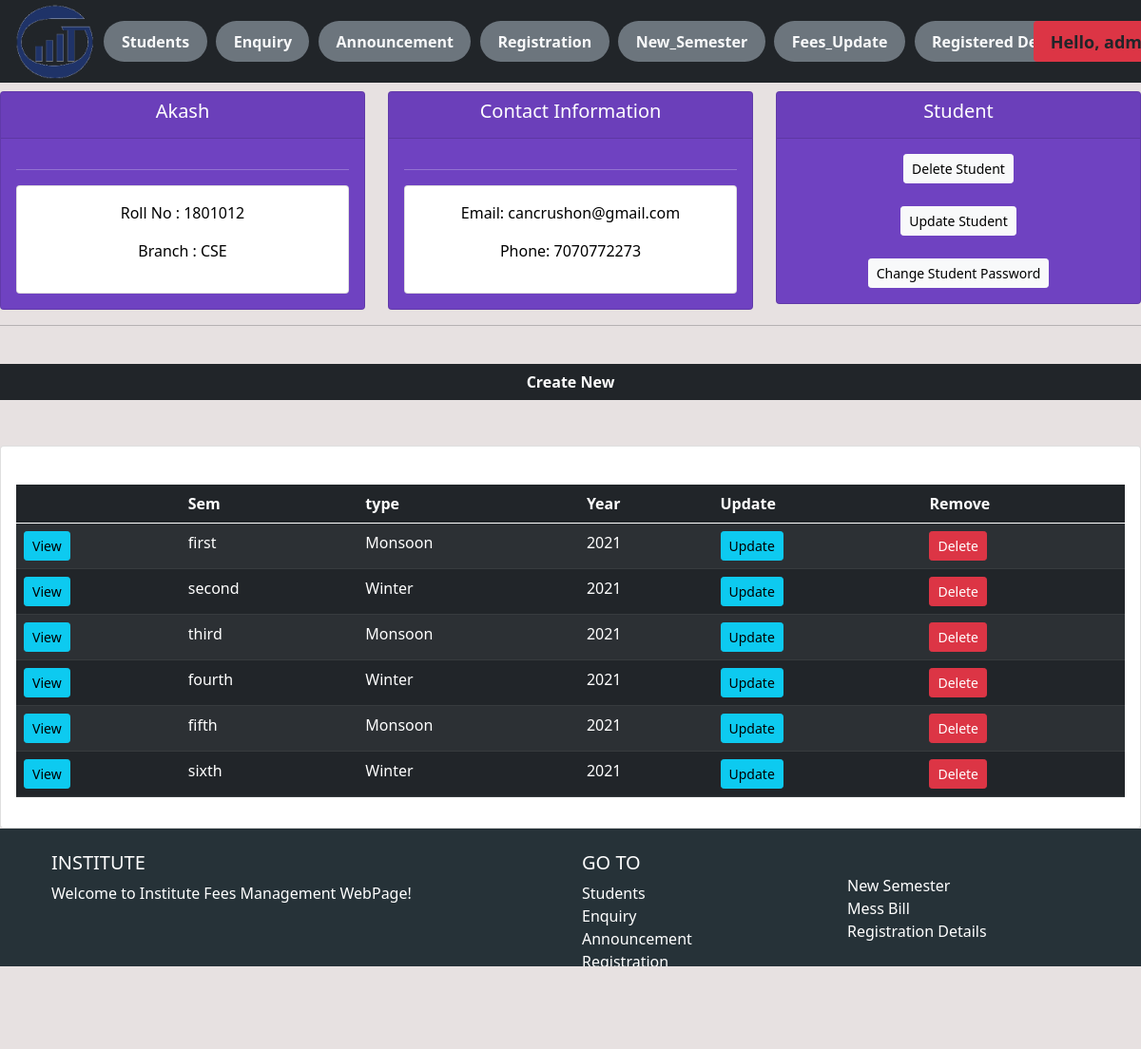
Page /students/1801012/ (signed in) on the committed database.
### fees/models.py (models this page shows, shortened)
class Student(models.Model):
    BranchType = models.TextChoices('BranchType', 'CSE ECE')
    date = [str(x) for x in range(2013,2050)]
    date=' '.join(date)
    YearType = models.TextChoices('YearType', date)
    CourseType = models.TextChoices('CourseType', 'B_Tech M_Tech Phd')
    user = models.OneToOneField(User, null=True, on_delete=models.CASCADE)
    roll = models.CharField('Roll_No', max_length=7, primary_key=True, blank=False)
    firstname = models.CharField('First_Name', max_length=250, blank=False)
    middlename = models.CharField('Middle_Name', max_length=250, null=True, blank=True)
    lastname = models.CharField('Last_Name', max_length=250, null=True, blank=True)
    email = models.EmailField('Email', max_length=250, blank=False)
    phone = models.CharField('Phone', max_length=15, blank=False)
    branch = models.CharField('Branch', max_length=3, blank=False, choices=BranchType.choices)
    Year = models.CharField('Year', max_length=4, blank=False, choices=YearType.choices)
    course = models.CharField('Course', max_length=7, blank=False, choices=CourseType.choices)
    datecreated = models.DateTimeField(auto_now_add=True, null=True)
    template = '{} {}'

class Semester(models.Model):
    date = [str(x) for x in range(2013,2050)]
    date=' '.join(date)
    SemesterType = models.TextChoices('SemesterType', 'first second third fourth fifth sixth seventh eighth')
    Monsoon_WinterType = models.TextChoices('Monsoon_WinterType', 'Monsoon Winter')
    PaidType = models.TextChoices('PaidType', 'NotPaid Paid')
    YearType = models.TextChoices('YearType', date)
    MonthType = models.TextChoices('MonthType', 'Jan Feb Mar Apr May Jun Jul Aug Sept Oct Nov Dec')
    roll = models.ForeignKey(Student, on_delete=models.CASCADE, blank=False)
    semestertype = models.CharField('Semester_type', max_length=50, blank=False, choices=SemesterType.choices)
    monsoon_wintertype = models.CharField('Monsoon_or_Winter', max_length=50, blank=False, choices=Monsoon_WinterType.choices)
    Year = models.CharField('Year', max_length=50, blank=False, choices=YearType.choices)
    datecreated = models.DateTimeField(auto_now_add=True, null=True)
    tution_fee = models.CharField('Tution_Fee', max_length=50, null=True, blank=True, default='0')
    hostel_fee = models.CharField('Hostel_Fee', max_length=50, null=True, blank=True, default='0')
    mon_1 = models.CharField('Mon_1', max_length=50, null=True, choices=MonthType.choices, blank=True)
    mon_1_amount = models.CharField('Mon_1_amount', max_length=50, null=True, blank=True, default='0')
    mon_2 = models.CharField('Mon_2', max_length=50, null=True, choices=MonthType.choices, blank=True)
    mon_2_amount = models.CharField('Mon_2_amount', max_length=50, null=True, blank=True, default='0')
    mon_3 = models.CharField('Mon_3', max_length=50, null=True, choices=MonthType.choices, blank=True)
    mon_3_amount = models.CharField('Mon_3_amount', max_length=50, null=True, blank=True, default='0')
    mon_4 = models.CharField('Mon_4', max_length=50, null=True, choices=MonthType.choices, blank=True)
    mon_4_amount = models.CharField('Mon_4_amount', max_length=50, null=True, blank=True, default='0')
    mon_5 = models.CharField('Mon_5', max_length=50, null=True, choices=MonthType.choices, blank=True)
    mon_5_amount = models.CharField('Mon_5_amount', max_length=50, null=True, blank=True, default='0')
    mon_6 = models.CharField('Mon_6', max_length=50, null=True, choices=MonthType.choices, blank=True)
    mon_6_amount = models.CharField('Mon_6_amount', max_length=50, null=True, blank=True, default='0')
    extra_charges = models.TextField("Extra Charges", null=True, blank=True, default='None')
    extra_charges_amount = models.CharField('Extra Charge Amount', max_length=50, default = '0', blank=True)
    total_payment = models.CharField('Total Payment', max_length=50, null=True, blank=True, default='0')
    total_paid = models.CharField('Total paid',max_length=50, null=True, blank=True, default='0')
    dues = models.CharField('Dues', max_length=50, null=True, blank=True, default='0')
    template = '{} {} {} {}'

### fees/decorators.py (the view)
        def wrapper_func(request, *args, **kwargs):
            group = None
            if request.user.groups.exists():
                group = request.user.groups.all()[0].name
            if group in allowed_roles:
                return view_func(request, *args, **kwargs)
            else:
                return HttpResponse('You are not authorize')

### fees/views.py (called while the page is built)
@login_required(login_url = 'login')
@allowed_users(allowed_roles=['admin'])
def student(request, pk):
    student_data = Student.objects.get(roll=pk)
    semester_tabs = student_data.semester_set.all()
    context = {'student_data':student_data, 'semester_tabs':semester_tabs}
    return render(request, 'fees/students.html', context)

### fees/templates/fees/students.html (shortened to what this page needs)
{% extends 'fees/main.html' %}
{% block content %}
<br>
<div class="row">
    <div class="col">
        <div class="col-md">
            <div class="card text-center text-white nb-3" id='Students-Contact-Information'>
                <div class="card-header">
                    <h5 class="card-title">{{student_data.firstname}}</h5>
                </div>
                <div class="card-body">
                    <hr>
                    <div class="card card-body" , id='Students-Contact-body'>
                        <p style="text-align: center;">Roll No : {{student_data.roll}} </p>
                        <p style="text-align: center;">Branch : {{student_data.branch}} </p>
                    </div>
                </div>
            </div>
        </div>
    </div>
    <div class="col">
        <div class="col-md">
            <div class="card text-center text-white nb-3" id='Students-Contact-Information'>
                <div class="card-header">
                    <h5 class="card-title">Contact Information</h5>
                </div>
                <div class="card-body">
                    <hr>
                    <div class="card card-body" , id='Students-Contact-body'>
                        <p style="text-align: center;">Email: {{student_data.email}} </p>
                        <p style="text-align: center;"> Phone: {{student_data.phone}} </p>
                    </div>
                </div>
            </div>
        </div>
    </div>
    <div class="col">
        <div class="col-md">
            <div class="card text-center text-white nb-3" id='Students-Customer'>
                <div class="card-header">
                    <h5 class="card-title">Student</h5>
                </div>
                <div class="card-body">
                    <a href="{% url 'deleteStudent' student_data.roll %}" class="btn btn-light btn-sm btn-block"> Delete Student</a>
                    <br>
                    <br>
                    <a href="{% url 'updateStudent' student_data.roll %}" class="btn btn-light btn-sm btn-block">Update Student</a>
                   <br>
                   <br>
                    <a href="{% url 'changePasswordAdmin' student_data.roll %}" class="btn btn-light btn-sm btn-block"> Change Student Password</a>
                    <br>
                </div>
            </div>
        </div>
    </div>
</div>
<hr>
<br>
<div class="row">
            <a class="btn btn-dark" href="{% url 'createSemester' student_data.roll %}"> <strong> Create New </strong> </a>
</div>
<br>
<br>
<div class="row">
    <div class="col-md">
        <div class="card card-body">
            <br>
            <table class="table table-dark table-striped">
                <thead>
                    <tr>
                        <th scope="col"></th>
                        <th scope="col">Sem</th>
                        <th scope="col">type</th>
                        <th scope="col">Year</th>
                        <th scope="col">Update</th>
                        <th scope="col">Remove</th>
                    </tr>
                </thead>
                {% for sems in semester_tabs %}
                <tr>
                    <td><a class="btn btn-sm btn-info" href="{% url 'student_each_sem' sems.id %}">View</a></td>
                    <td>{{sems.semestertype}} </td>
                    <td>{{sems.monsoon_wintertype}} </td>
                    <td>{{sems.Year}} </td>
                    <td><a class="btn btn-sm btn-info" href="{% url 'updateSemester' sems.id %}">Update</a></td>
                    <td><a class="btn btn-sm btn-danger" href="{% url 'deleteSemester' sems.id %}">Delete</a></td>
                </tr>
                {% endfor %}
            </table>
        </div>
    </div>
</div>
{% endblock %}

### fees/templates/fees/navbar.html (shortened to what this page needs)
{% load static %}
{% if request.user.is_staff %}
<nav class="navbar navbar-expand-lg navbar-dark bg-dark w-100 p-1" style="position: fixed; z-index: 1;">
  <div class="container-fluid">
    <img src="{% static 'images/LOGOIIITG.png' %}" alt="" style="padding: 0%;width:137px; height:79px;">
    <div class="collapse navbar-collapse" id="navbarNavDropdown"  style="overflow-x:visible;width: 100%;">
      <ul class="navbar-nav">
        <li class="nav-item badge rounded-pill bg-secondary " style="margin-left: 1%; font-size: 100%;">
          <a class="nav-link active text-light" aria-current="page" href="{% url 'home' %}">Students</a>
        </li>
        <li class="nav-item badge rounded-pill bg-secondary " style="margin-left: 1%; font-size: 100%;">
          <a class="nav-link active text-light" href="{% url 'enquiry_admin' %}">Enquiry</a>
        </li>
        <li class="nav-item badge rounded-pill bg-secondary " style="margin-left: 1%; font-size: 100%;">
          <a class="nav-link active text-light" href="{% url 'announcement' %}">Announcement</a>
        </li>
        <li class="nav-item badge rounded-pill bg-secondary " style="margin-left: 1%; font-size: 100%;">
          <a class="nav-link active text-light" href="{% url 'registration' %}">Registration</a>
        </li>
        <li class="nav-item badge rounded-pill bg-secondary " style="margin-left: 1%; font-size: 100%;">
          <a class="nav-link active text-light" href="{% url 'automate_semester' %}">New_Semester</a>
        </li>
        <li class="nav-item badge rounded-pill bg-secondary " style="margin-left: 1%; font-size: 100%;">
          <a class="nav-link active text-light" href="{% url 'automate_fees' %}">Fees_Update</a>
        </li>
        <li class="nav-item badge rounded-pill bg-secondary " style="margin-left: 1%; font-size: 100%;">
          <a class="nav-link active text-light" href="{% url 'registered_details' %}">Registered Details</a>
        </li>
      </ul>
    </div>
    <ul class="nav navbar-nav navbar-right" style="margin-left: 1%; margin: right 1%;">
      <li class="nav-item dropdown badge bg-danger">
        <a class="nav-link dropdown-toggle text-dark" href="#" id="navbarDropdownMenuLink" role="button"
          data-bs-toggle="dropdown" aria-expanded="false" style="margin-left: 1%; font-size: 150%;">
          <span>Hello, {{request.user}} </span>
        </a>
      </li>
    </ul>
  </div>
</nav>
{% endif %}
<br>
<br>
<br>

### static/css/main.css (style rules this page uses)
body { background-color: #e7e1e1; }
#Students-Customer { background-color: #6f42c1; }
#Students-Contact-Information { background-color: #6f42c1; }
#Students-Contact-body { text-align: left; color: black; }

### rows in the picture
Student: firstname "Akash", roll "1801012", branch "CSE", email "cancrushon@gmail.com", phone "7070772273"
Semester: semestertype "first", monsoon_wintertype "Monsoon", Year "2021"
Semester: semestertype "second", monsoon_wintertype "Winter", Year "2021"
Semester: semestertype "third", monsoon_wintertype "Monsoon", Year "2021"
Semester: semestertype "fourth", monsoon_wintertype "Winter", Year "2021"
Semester: semestertype "fifth", monsoon_wintertype "Monsoon", Year "2021"
Semester: semestertype "sixth", monsoon_wintertype "Winter", Year "2021"
